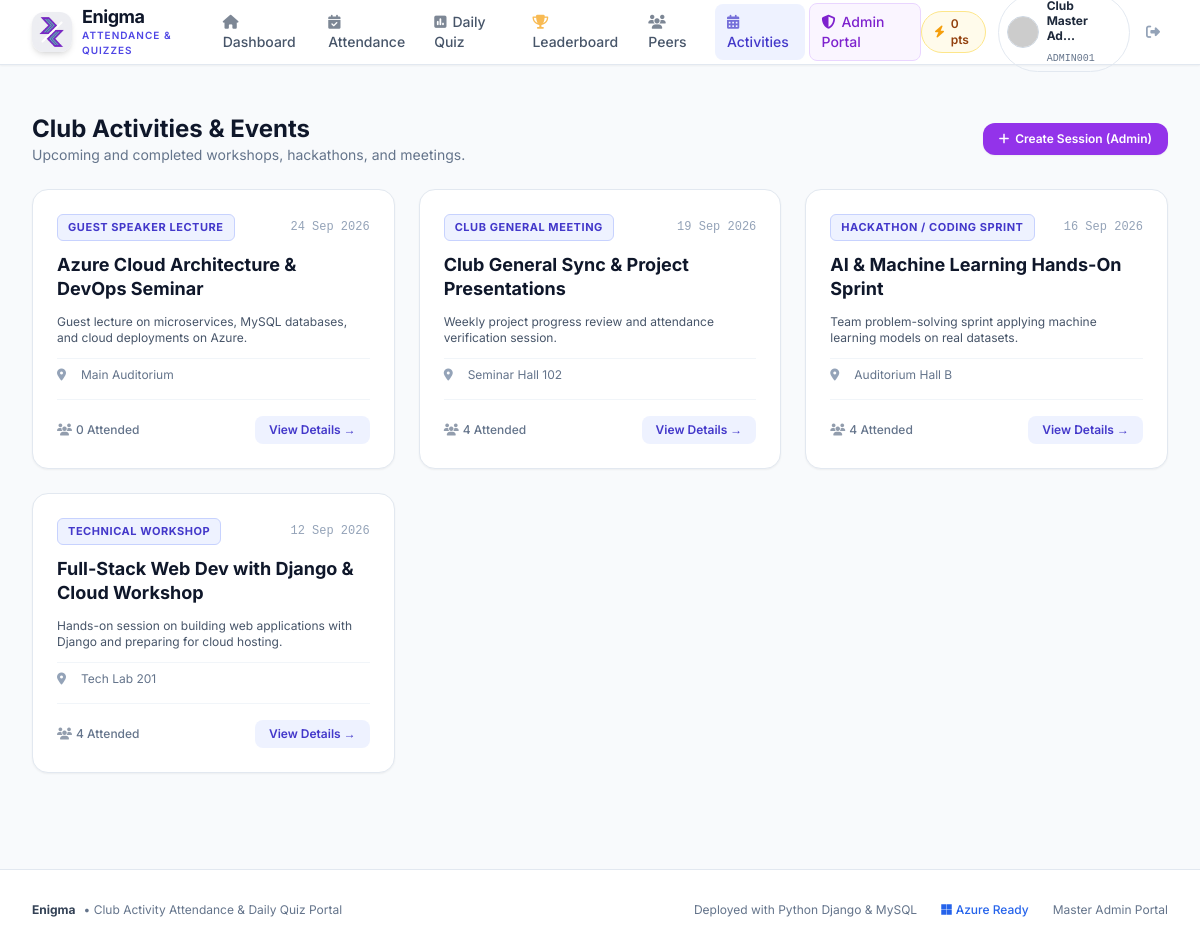
Page /attendance/activities/ (signed in) on the committed database.
### accounts/models.py (models this page shows, shortened)
class StudentUser(AbstractUser):
    BRANCH_CHOICES = [
        ('CSE', 'Computer Science & Engineering'),
        ('IT', 'Information Technology'),
        ('ECE', 'Electronics & Communication Engineering'),
        ('EE', 'Electrical Engineering'),
        ('ME', 'Mechanical Engineering'),
        ('CE', 'Civil Engineering'),
        ('AIML', 'AI & Machine Learning'),
        ('DS', 'Data Science'),
        ('OTHER', 'Other Department'),
    ]
    SEMESTER_CHOICES = [(i, f'Semester {i}') for i in range(1, 9)]
    name = models.CharField(max_length=150, help_text="Full name of student")
    email = models.EmailField(unique=True, db_index=True)
    roll_number = models.CharField(max_length=50, unique=True, db_index=True)
    branch = models.CharField(max_length=50, choices=BRANCH_CHOICES, default='CSE')
    semester = models.PositiveSmallIntegerField(choices=SEMESTER_CHOICES, default=1)
    mobile_number = models.CharField(max_length=20, unique=True)
    profile_pic = models.ImageField(upload_to='profile_pics/', blank=True, null=True)
    bio = models.TextField(blank=True, default="Passionate club member eager to learn and collaborate.")
    quiz_points = models.PositiveIntegerField(default=0)
    followers = models.ManyToManyField(
        'self',
        symmetrical=False,
        related_name='following',
        blank=True
    )
    is_club_admin = models.BooleanField(
        default=False,
        help_text="Designates whether this student has master club admin privileges."
    )
    objects = StudentUserManager()
    USERNAME_FIELD = 'email'
    REQUIRED_FIELDS = ['name', 'roll_number', 'branch', 'semester', 'mobile_number']
    class Meta:
        ordering = ['roll_number']
        verbose_name = 'Student User'
        verbose_name_plural = 'Student Users'
    @property
    def avatar_url(self):
        if self.profile_pic and hasattr(self.profile_pic, 'url'):
            return self.profile_pic.url
        clean_name = self.name.replace(' ', '+') if self.name else 'Student'
        return f"https://ui-avatars.com/api/?name={clean_name}&background=4f46e5&color=fff&size=150"

### attendance/models.py (models this page shows, shortened)
class ClubActivity(models.Model):
    ACTIVITY_TYPE_CHOICES = [
        ('WORKSHOP', 'Technical Workshop'),
        ('MEETING', 'Club General Meeting'),
        ('HACKATHON', 'Hackathon / Coding Sprint'),
        ('PROJECT', 'Project Collaboration Session'),
        ('LECTURE', 'Guest Speaker Lecture'),
        ('COMPETITION', 'Club Competition'),
        ('OTHER', 'General Club Activity'),
    ]
    title = models.CharField(max_length=200)
    activity_type = models.CharField(max_length=20, choices=ACTIVITY_TYPE_CHOICES, default='WORKSHOP')
    date = models.DateField(default=timezone.now, db_index=True)
    time = models.TimeField(blank=True, null=True)
    venue = models.CharField(max_length=200, default='Main Club Room / Lab 101')
    description = models.TextField(blank=True)
    is_active = models.BooleanField(default=True)
    created_at = models.DateTimeField(auto_now_add=True)
    class Meta:
        ordering = ['-date', '-created_at']
        verbose_name = 'Club Activity'
        verbose_name_plural = 'Club Activities'
    @property
    def total_attendees_count(self):
        return self.attendees.filter(status__in=['PRESENT', 'LATE']).count()

### attendance/views.py (the view)
# urls.py: path('activities/', views.activities_list_view, name='activities_list'),
@login_required
def activities_list_view(request):
    activities = ClubActivity.objects.all().order_by('-date')
    return render(request, 'attendance/activities_list.html', {
        'activities': activities,
    })

### accounts/context_processors.py (called while the page is built)
def club_context(request):
    context = {
        'current_year': timezone.now().year,
        'today_date': timezone.now().date(),
    }
    if request.user.is_authenticated:
        from quizzes.models import DailyQuiz, QuizSubmission
        today = timezone.now().date()
        today_quiz = DailyQuiz.objects.filter(date=today).first()
        user_attempted_today = False
        if today_quiz:
            user_attempted_today = QuizSubmission.objects.filter(
                student=request.user,
                quiz=today_quiz
            ).exists()
        context.update({
            'today_quiz': today_quiz,
            'user_attempted_today_quiz': user_attempted_today,
            'is_club_admin_user': request.user.is_club_admin or request.user.is_superuser or request.user.is_staff,
        })
    else:
        context['is_club_admin_user'] = False
    return context

### templates/attendance/activities_list.html (shortened to what this page needs)
{% extends 'base.html' %}
{% block content %}
<div class="max-w-7xl mx-auto px-4 sm:px-6 lg:px-8 py-8 space-y-6">
    <div class="flex flex-col sm:flex-row sm:items-center justify-between gap-4">
        <div>
            <h1 class="text-2xl font-bold text-slate-900">Club Activities & Events</h1>
            <p class="text-xs sm:text-sm text-slate-500">Upcoming and completed workshops, hackathons, and meetings.</p>
        </div>
        {% if is_club_admin_user %}
        <a href="{% url 'admin_activities' %}" class="bg-purple-600 hover:bg-purple-700 text-white font-semibold px-4 py-2 rounded-xl text-xs transition flex items-center space-x-1.5 shadow-sm">
            <i class="fa-solid fa-plus"></i>
            <span>Create Session (Admin)</span>
        </a>
        {% endif %}
    </div>
    <div class="grid grid-cols-1 md:grid-cols-2 lg:grid-cols-3 gap-6">
        {% for act in activities %}
        <div class="bg-white rounded-2xl border border-slate-200 shadow-sm p-6 flex flex-col justify-between hover:shadow-md transition">
            <div class="space-y-3">
                <div class="flex items-center justify-between">
                    <span class="text-[11px] font-bold uppercase tracking-wider px-2.5 py-1 rounded-md bg-brand-50 text-brand-700 border border-brand-200">
                        {{ act.get_activity_type_display }}
                    </span>
                    <span class="text-xs text-slate-400 font-mono">{{ act.date|date:"d M Y" }}</span>
                </div>
                <h2 class="text-lg font-bold text-slate-900 leading-snug">
                    {{ act.title }}
                </h2>
                <p class="text-xs text-slate-600 line-clamp-3">
                    {{ act.description|default:"Club activity session." }}
                </p>
                <div class="pt-2 border-t border-slate-100 space-y-1.5 text-xs text-slate-500">
                    <div class="flex items-center space-x-2">
                        <i class="fa-solid fa-location-dot text-slate-400 w-4"></i>
                        <span>{{ act.venue }}</span>
                    </div>
                </div>
            </div>
            <div class="flex items-center justify-between pt-4 mt-4 border-t border-slate-100">
                <span class="text-xs text-slate-500 font-medium">
                    <i class="fa-solid fa-users mr-1 opacity-70"></i>{{ act.total_attendees_count }} Attended
                </span>
                <a href="{% url 'activity_detail' act.id %}" class="px-3.5 py-1.5 rounded-lg bg-brand-50 hover:bg-brand-100 text-brand-700 font-semibold text-xs transition">
                    View Details &rarr;
                </a>
            </div>
        </div>
        {% empty %}
        <div class="col-span-full text-center py-12 text-slate-400 text-sm">
            <i class="fa-solid fa-calendar-xmark text-3xl mb-2 block opacity-40"></i>
            No club activities recorded yet.
        </div>
        {% endfor %}
    </div>
</div>
{% endblock %}

### templates/base.html (shortened to what this page needs)
{% load static %}
<!DOCTYPE html>
<html lang="en">
<head>
    <script src="https://cdn.tailwindcss.com"></script>
    <link rel="stylesheet" href="https://cdnjs.cloudflare.com/ajax/libs/font-awesome/6.5.1/css/all.min.css">
</head>
<body class="min-h-screen flex flex-col text-slate-800 antialiased">
    <nav class="sticky top-0 z-40 bg-white/95 backdrop-blur-md border-b border-slate-200 shadow-sm">
        <div class="max-w-7xl mx-auto px-4 sm:px-6 lg:px-8">
            <div class="flex justify-between h-16">
                <div class="flex items-center space-x-3">
                    <a href="{% url 'home' %}" class="flex items-center space-x-2.5">
                        <img src="{% static 'images/enigma-logo.png' %}" alt="Enigma Logo" class="w-10 h-10 rounded-xl object-contain shadow-md">
                        <div>
                            <span class="text-lg font-bold tracking-tight text-slate-900 block leading-tight">Enigma</span>
                            <span class="text-[10px] font-semibold text-brand-600 uppercase tracking-widest block">Attendance & Quizzes</span>
                        </div>
                    </a>
                    {% if user.is_authenticated %}
                    <div class="hidden md:flex items-center space-x-1 ml-6">
                        <a href="{% url 'student_dashboard' %}" class="px-3 py-2 rounded-lg text-sm font-medium transition {% if request.resolver_match.url_name == 'student_dashboard' %}bg-brand-50 text-brand-700{% else %}text-slate-600 hover:text-slate-900 hover:bg-slate-100{% endif %}">
                            <i class="fa-solid fa-house mr-1.5 opacity-70"></i>Dashboard
                        </a>
                        <a href="{% url 'my_attendance' %}" class="px-3 py-2 rounded-lg text-sm font-medium transition {% if request.resolver_match.url_name == 'my_attendance' %}bg-brand-50 text-brand-700{% else %}text-slate-600 hover:text-slate-900 hover:bg-slate-100{% endif %}">
                            <i class="fa-solid fa-calendar-check mr-1.5 opacity-70"></i>Attendance
                        </a>
                        <a href="{% url 'daily_quiz' %}" class="relative px-3 py-2 rounded-lg text-sm font-medium transition {% if request.resolver_match.url_name == 'daily_quiz' %}bg-brand-50 text-brand-700{% else %}text-slate-600 hover:text-slate-900 hover:bg-slate-100{% endif %}">
                            <i class="fa-solid fa-poll mr-1.5 opacity-70"></i>Daily Quiz
                        </a>
                        <a href="{% url 'leaderboard' %}" class="px-3 py-2 rounded-lg text-sm font-medium transition {% if request.resolver_match.url_name == 'leaderboard' %}bg-brand-50 text-brand-700{% else %}text-slate-600 hover:text-slate-900 hover:bg-slate-100{% endif %}">
                            <i class="fa-solid fa-trophy mr-1.5 opacity-70 text-amber-500"></i>Leaderboard
                        </a>
                        <a href="{% url 'students_directory' %}" class="px-3 py-2 rounded-lg text-sm font-medium transition {% if request.resolver_match.url_name == 'students_directory' %}bg-brand-50 text-brand-700{% else %}text-slate-600 hover:text-slate-900 hover:bg-slate-100{% endif %}">
                            <i class="fa-solid fa-users mr-1.5 opacity-70"></i>Peers
                        </a>
                        <a href="{% url 'activities_list' %}" class="px-3 py-2 rounded-lg text-sm font-medium transition {% if request.resolver_match.url_name == 'activities_list' %}bg-brand-50 text-brand-700{% else %}text-slate-600 hover:text-slate-900 hover:bg-slate-100{% endif %}">
                            <i class="fa-solid fa-calendar-days mr-1.5 opacity-70"></i>Activities
                        </a>
                        {% if is_club_admin_user %}
                        <a href="{% url 'admin_dashboard' %}" class="px-3 py-2 rounded-lg text-sm font-medium bg-purple-50 text-purple-700 hover:bg-purple-100 border border-purple-200">
                            <i class="fa-solid fa-shield-halved mr-1.5"></i>Admin Portal
                        </a>
                        {% endif %}
                    </div>
                    {% endif %}
                </div>
                <div class="flex items-center space-x-3">
                    {% if user.is_authenticated %}
                    <div class="hidden sm:flex items-center bg-amber-50 border border-amber-200 text-amber-800 px-3 py-1 rounded-full text-xs font-semibold shadow-xs">
                        <i class="fa-solid fa-bolt text-amber-500 mr-1.5"></i>
                        <span>{{ user.quiz_points }} pts</span>
                    </div>
                    <div class="relative flex items-center space-x-2">
                        <a href="{% url 'my_profile' %}" class="flex items-center space-x-2 p-1 pl-2 pr-3 rounded-full hover:bg-slate-100 transition border border-slate-200">
                            <img src="{{ user.avatar_url }}" alt="{{ user.name }}" class="w-8 h-8 rounded-full object-cover border border-slate-300">
                            <div class="text-left hidden lg:block">
                                <span class="text-xs font-bold text-slate-800 block leading-tight">{{ user.name|truncatechars:15 }}</span>
                                <span class="text-[10px] text-slate-500 font-mono">{{ user.roll_number }}</span>
                            </div>
                        </a>
                        <a href="{% url 'logout' %}" title="Sign Out" class="p-2 text-slate-400 hover:text-rose-600 hover:bg-rose-50 rounded-lg transition text-sm">
                            <i class="fa-solid fa-right-from-bracket"></i>
                        </a>
                    </div>
                    {% endif %}
                </div>
            </div>
        </div>
    </nav>
    <main class="flex-grow">
        {% block content %}{% endblock %}
    </main>
    <footer class="bg-white border-t border-slate-200 mt-16 py-8">
        <div class="max-w-7xl mx-auto px-4 sm:px-6 lg:px-8 flex flex-col md:flex-row items-center justify-between text-xs text-slate-500 space-y-4 md:space-y-0">
            <div class="flex items-center space-x-2">
                <span class="font-bold text-slate-700">Enigma</span>
                <span>• Club Activity Attendance & Daily Quiz Portal</span>
            </div>
            <div class="flex items-center space-x-6">
                <span>Deployed with Python Django & MySQL</span>
                <span class="inline-flex items-center text-blue-600 font-medium">
                    <i class="fa-brands fa-microsoft mr-1"></i>Azure Ready
                </span>
                <a href="{% url 'admin_login' %}" class="hover:text-purple-600 transition">Master Admin Portal</a>
            </div>
        </div>
    </footer>
</body>
</html>

### templates/base.html (style rules this page uses)
body { font-family: 'Inter', sans-serif; background-color: #f8fafc; }

### rows in the picture
StudentUser: quiz_points "0", roll_number "ADMIN001"
ClubActivity: activity_type "GUEST SPEAKER LECTURE", date "24 Sep 2026", title "Azure Cloud Architecture & DevOps Seminar", description "Guest lecture on microservices, MySQL databases, and cloud deployments on Azure.", venue "Main Auditorium", total_attendees_count "0"
ClubActivity: activity_type "CLUB GENERAL MEETING", date "19 Sep 2026", title "Club General Sync & Project Presentations", description "Weekly project progress review and attendance verification session.", venue "Seminar Hall 102", total_attendees_count "4"
ClubActivity: activity_type "HACKATHON / CODING SPRINT", date "16 Sep 2026", title "AI & Machine Learning Hands-On Sprint", description "Team problem-solving sprint applying machine learning models on real datasets.", venue "Auditorium Hall B", total_attendees_count "4"
ClubActivity: activity_type "TECHNICAL WORKSHOP", date "12 Sep 2026", title "Full-Stack Web Dev with Django & Cloud Workshop", description "Hands-on session on building web applications with Django and preparing for cloud hosting.", venue "Tech Lab 201", total_attendees_count "4"
